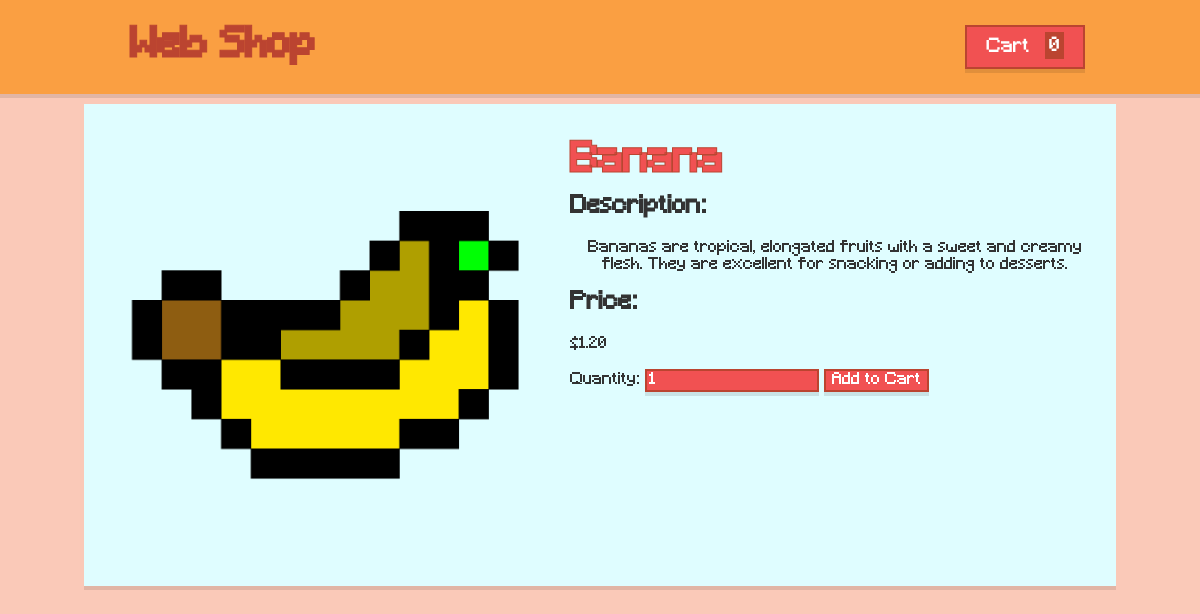
Screenshot of /product.php?code=1 with the database file from the repository.
### tables this page shows
CREATE TABLE IF NOT EXISTS `products` (
`id` int(10) NOT NULL AUTO_INCREMENT,
`name` varchar(250) NOT NULL,
`code` varchar(100) NOT NULL,
`price` double(9,2) NOT NULL,
`image` varchar(250) NOT NULL,
`description` varchar(255) NOT NULL,
PRIMARY KEY (`id`),
UNIQUE KEY `code` (`code`)
);

### product.php (the view, shortened to what this page needs)
<?php
  include('db.php');
  $user_id = session_id();
  $query = "SELECT SUM(quantity) as total_quantity FROM `cart` WHERE `user_id`='$user_id'";
  $result = mysqli_query($con, $query);
  $row = mysqli_fetch_assoc($result);
  $totalQuantity = $row['total_quantity'] + 0;
  if (isset($_GET['code']) && $_GET['code']!=""){
    $code = mysqli_real_escape_string($con, $_GET['code']);
    $result = mysqli_query($con, "SELECT * FROM `products` WHERE `code`='$code'");
    if(mysqli_num_rows($result) > 0){
      $row = mysqli_fetch_assoc($result);
    } else {
      echo "No product found!";
      exit;
    }
  } else {
    echo "Invalid product!";
    exit;
  }
?>
<!DOCTYPE html>
<html>
<head>
    <link rel="stylesheet" type="text/css" href="styles/style.css" />
</head>
<body>
<header>
      <div class="header-holder">
        <h1><a href="index.php">Web Shop</a></h1>
        <div class="cart-container">
                <a href="cart.php">
                    <button class="cart-button">
                        Cart <span class="cart-badge"><?php echo $totalQuantity; ?></span>
                    </button>
                </a>
            </div>
      </div>
    </header>
    <div id="php-elements">
    <img src="<?php echo $row["image"]; ?>" alt="<?php echo $row["name"]; ?>">
    <div class="details">
        <h1><?php echo $row["name"]; ?></h1>
        <h2>Description:</h2>
        <p><?php echo $row["description"]; ?></p>
        <h2>Price:</h2>
        <p class="product-price"><?php echo "$".$row["price"]; ?></p>
        <form method="post" action="">
            <label for="quantity">Quantity:</label>
            <input type="number" id="quantity" name="quantity" value="1" min="1" />
            <input type="submit" value="Add to Cart" />
        </form>
    </div>
</div>
</body>
</html>

### styles/style.css (style rules this page uses)
:root { --primary-color: #F15152; --items-color: #DFFDFF; --background-color: #FAC9B8; --header-color: #FA9F42; --accent-color: #BB4430; --font-size-base: 16px; --font-family-base: Minecraft, sans-serif; }
body { font-size: var(--font-size-base); font-family: var(--font-family-base); color: #333; background-color: var(--background-color); margin: 0; padding: 0; height: 100%; }
#php-elements { margin: 10px auto; width: 90%; max-width: 1000px; background-color: var(--items-color); box-shadow: 0 4px 0px 0 rgba(0,0,0,0.1); border-radius: 0px; padding: 1em; display: flex; gap: 20px; }
#php-elements h1 { margin: 20px 10px 10px 0px; }
#php-elements img { max-width: 450px; max-height: 450px; width: auto; height: auto; }
#php-elements .details { flex-grow: 1; }
.product-price { text-align: start; }
html { height: 100%; }
button { color: white; background-color: var(--primary-color); font: var(--font-family-base); border: 2px solid var(--accent-color); border-radius: 0px; box-shadow: 0 4px 0px 0 rgba(0,0,0,0.1); }
input { color: white; background-color: var(--primary-color); font: var(--font-family-base); border: 2px solid var(--accent-color); border-radius: 0px; box-shadow: 0 4px 0px 0 rgba(0,0,0,0.1); }
h1 { font-size: 2.5em; margin: 15px; font-size: 2.5em; margin-left: 30px; color: var(--primary-color); -webkit-text-stroke: 1px var(--accent-color); }
h2 { font-size: 1.5em; margin-top: 0; }
img { max-width: 100%; height: auto; }
header { margin: auto; width: 100%; background-color: var(--header-color); box-shadow: 0 4px 0px 0 rgba(0,0,0,0.1); }
p { text-align: center; }
.header-holder { margin: auto; width: 90%; max-width: 1000px; background-color: var(--header-color); display: flex; justify-content: space-between; align-items: center; padding: 10px 0; }
.cart-button { background-color: var(--primary-color); color: white; border: 2px solid var(--accent-color); border-radius: 0px; padding: 0.5em 1em; font-size: 1.2em; cursor: pointer; }
.cart-badge { margin: 0; background-color: var(--accent-color); color: white; border-radius: 0px; padding: 0.28em 0.2em 0.1em 0.2em; margin-left: 0.5em; font-size: 1em; }
.cart-container { margin: 15px; border-radius: 0px; }
a { text-decoration: none; color: var(--accent-color); }

### rows the page displays
products: image (picture), name "Banana", description "Bananas are tropical, elongated fruits with a sweet and creamy flesh. They are excellent for snacking or adding to desserts.", price "1.20"

### other values shown
$totalQuantity "0"
